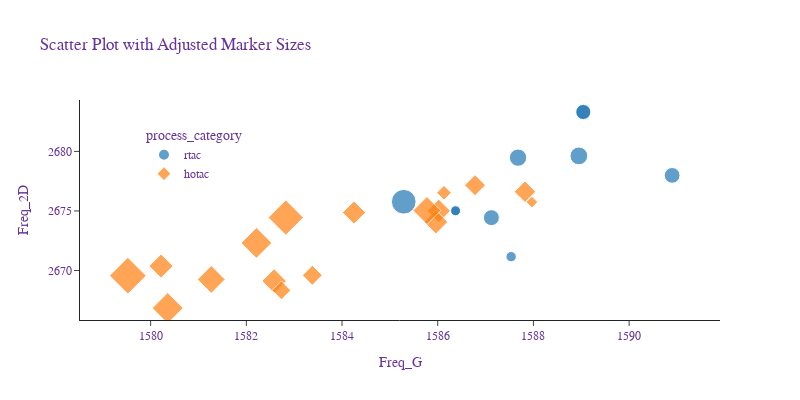

The notebook cell this image was saved under:
### Code cell
import plotly.express as px

# Assuming 'result_data' is already defined


# Function to scale marker size based on the '2DtoG' ratios
def scale_marker_size(ratios):
    return interp(ratios, [result_data["2DtoG"].min(), result_data["2DtoG"].max()], [10, 100])

result_data["scaled_marker_size"] = scale_marker_size(result_data["2DtoG"])



# Scatter plot with marker sizes based on the scaled '2DtoG' column
main_plot = px.scatter(
    result_data,x="Freq_G",y="Freq_2D",                                  
    # color="2DtoG",
    color="process_category",
    size="scaled_marker_size",
    symbol="process_category",
    labels={"Freq_G": "Freq_G", "Freq_2D": "Freq_2D"},
    title="Scatter Plot with Adjusted Marker Sizes",
    range_x=[min_freq_G, max_freq_G],
    range_y=[min_freq_2D, max_freq_2D],
    template="simple_white",
    color_continuous_scale="Plasma",
)

# Show the plot
# adjusted_marker_plot.show()

main_plot.update_layout(
    autosize=False,
    width=800,
    height=400,
    font=dict(family="Arial, sans-serif", size=12, color="RebeccaPurple"),
    paper_bgcolor="rgba(0,0,0,0)",
    plot_bgcolor="rgba(0,0,0,0)",
    xaxis=dict(gridcolor="rgb(255, 255, 255)", zerolinewidth=1, ticklen=5, gridwidth=2),
    yaxis=dict(gridcolor="rgb(255, 255, 255)", zerolinewidth=1, ticklen=5, gridwidth=2),
    showlegend=True,
    legend=dict(x=0.1, y=0.9),
)

# Show the plot
# adjusted_marker_plot.show()

### Figure 1 — Plotly figure (JSON) as saved in the notebook; plotly's stock layout.template omitted (floating-point values rounded to 4 significant figures)
{"data": [{"hovertemplate": "process_category=rtac<br>Freq_G=%{x}<br>Freq_2D=%{y}<br>scaled_marker_size=%{marker.size}<extra></extra>", "legendgroup": "rtac", "marker": {"color": "#1F77B4", "size": [31.07, 13.33, 39.41, 76.15, 12.42, 12.39, 37.63, 28.97, 28.38, 31.73], "sizemode": "area", "sizeref": 0.25, "symbol": "circle"}, "mode": "markers", "name": "rtac", "orientation": "v", "showlegend": true, "type": "scatter", "x": [1591.0, 1588.0, 1589.0, 1585.0, 1586.0, 1586.0, 1588.0, 1589.0, 1589.0, 1587.0], "xaxis": "x", "y": [2678.0, 2671.0, 2680.0, 2676.0, 2675.0, 2675.0, 2679.0, 2683.0, 2683.0, 2674.0], "yaxis": "y"}, {"hovertemplate": "process_category=hotac<br>Freq_G=%{x}<br>Freq_2D=%{y}<br>scaled_marker_size=%{marker.size}<extra></extra>", "legendgroup": "hotac", "marker": {"color": "#FF7F0E", "size": [34.24, 70.86, 29.27, 40.53, 44.47, 26.18, 42.04, 39.91, 57.88, 100, 57.28, 69.93, 92.05, 43.03, 16.05, 32.61, 10], "sizemode": "area", "sizeref": 0.25, "symbol": "diamond"}, "mode": "markers", "name": "hotac", "orientation": "v", "showlegend": true, "type": "scatter", "x": [1588.0, 1580.0, 1583.0, 1586.0, 1583.0, 1583.0, 1586.0, 1584.0, 1586.0, 1580.0, 1581.0, 1582.0, 1583.0, 1580.0, 1586.0, 1587.0, 1588.0], "xaxis": "x", "y": [2677.0, 2667.0, 2670.0, 2675.0, 2669.0, 2668.0, 2674.0, 2675.0, 2675.0, 2670.0, 2669.0, 2672.0, 2674.0, 2670.0, 2677.0, 2677.0, 2676.0], "yaxis": "y"}], "layout": {"autosize": false, "font": {"color": "RebeccaPurple", "family": "Arial, sans-serif", "size": 12}, "height": 400, "legend": {"itemsizing": "constant", "title": {"text": "process_category"}, "tracegroupgap": 0, "x": 0.1, "y": 0.9}, "paper_bgcolor": "rgba(0, 0, 0, 0)", "plot_bgcolor": "rgba(0, 0, 0, 0)", "showlegend": true, "title": {"text": "Scatter Plot with Adjusted Marker Sizes"}, "width": 800, "xaxis": {"anchor": "y", "domain": [0, 1], "gridcolor": "rgb(255, 255, 255)", "gridwidth": 2, "range": [1579.0, 1592.0], "ticklen": 5, "title": {"text": "Freq_G"}, "type": "linear", "zerolinewidth": 1}, "yaxis": {"anchor": "x", "domain": [0, 1], "gridcolor": "rgb(255, 255, 255)", "gridwidth": 2, "range": [2666.0, 2684.0], "ticklen": 5, "title": {"text": "Freq_2D"}, "type": "linear", "zerolinewidth": 1}}}
